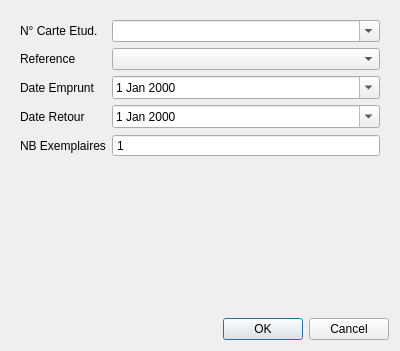
<?xml version="1.0" encoding="UTF-8"?>
<ui version="4.0">
 <class>Form</class>
 <widget class="QWidget" name="Form">
  <property name="geometry">
   <rect>
    <x>0</x>
    <y>0</y>
    <width>400</width>
    <height>351</height>
   </rect>
  </property>
  <property name="windowTitle">
   <string>Form</string>
  </property>
  <layout class="QVBoxLayout" name="verticalLayout">
   <item>
    <widget class="QWidget" name="formWidget" native="true">
     <layout class="QFormLayout" name="formLayout">
      <item row="0" column="0">
       <widget class="QLabel" name="label_9">
        <property name="text">
         <string>N° Carte Etud.</string>
        </property>
       </widget>
      </item>
      <item row="0" column="1">
       <widget class="QComboBox" name="nce">
        <property name="editable">
         <bool>true</bool>
        </property>
        <property name="currentIndex">
         <number>-1</number>
        </property>
        <property name="insertPolicy">
         <enum>QComboBox::NoInsert</enum>
        </property>
        <item>
         <property name="text">
          <string>CPI</string>
         </property>
        </item>
        <item>
         <property name="text">
          <string>INFO</string>
         </property>
        </item>
        <item>
         <property name="text">
          <string>EEA</string>
         </property>
        </item>
        <item>
         <property name="text">
          <string>TIC</string>
         </property>
        </item>
        <item>
         <property name="text">
          <string>Cycle Ingenieur</string>
         </property>
        </item>
       </widget>
      </item>
      <item row="1" column="0">
       <widget class="QLabel" name="label">
        <property name="text">
         <string>Reference</string>
        </property>
       </widget>
      </item>
      <item row="1" column="1">
       <widget class="QComboBox" name="reference"/>
      </item>
      <item row="2" column="0">
       <widget class="QLabel" name="label_3">
        <property name="text">
         <string>Date Emprunt</string>
        </property>
       </widget>
      </item>
      <item row="2" column="1">
       <widget class="QDateEdit" name="dateEmprunt">
        <property name="buttonSymbols">
         <enum>QAbstractSpinBox::NoButtons</enum>
        </property>
        <property name="calendarPopup">
         <bool>true</bool>
        </property>
       </widget>
      </item>
      <item row="3" column="0">
       <widget class="QLabel" name="label_4">
        <property name="text">
         <string>Date Retour</string>
        </property>
       </widget>
      </item>
      <item row="3" column="1">
       <widget class="QDateEdit" name="dateRetour">
        <property name="buttonSymbols">
         <enum>QAbstractSpinBox::NoButtons</enum>
        </property>
        <property name="calendarPopup">
         <bool>true</bool>
        </property>
       </widget>
      </item>
      <item row="4" column="0">
       <widget class="QLabel" name="label_6">
        <property name="text">
         <string>NB Exemplaires</string>
        </property>
       </widget>
      </item>
      <item row="4" column="1">
       <widget class="QSpinBox" name="nombreExemplaires">
        <property name="buttonSymbols">
         <enum>QAbstractSpinBox::NoButtons</enum>
        </property>
        <property name="minimum">
         <number>1</number>
        </property>
       </widget>
      </item>
      <item row="5" column="0">
       <widget class="QLabel" name="label_7">
        <property name="text">
         <string/>
        </property>
       </widget>
      </item>
     </layout>
    </widget>
   </item>
   <item>
    <layout class="QHBoxLayout" name="horizontalLayout_2">
     <item>
      <widget class="QDialogButtonBox" name="buttonBox">
       <property name="standardButtons">
        <set>QDialogButtonBox::Cancel|QDialogButtonBox::Ok</set>
       </property>
      </widget>
     </item>
    </layout>
   </item>
  </layout>
 </widget>
 <resources/>
 <connections/>
</ui>
